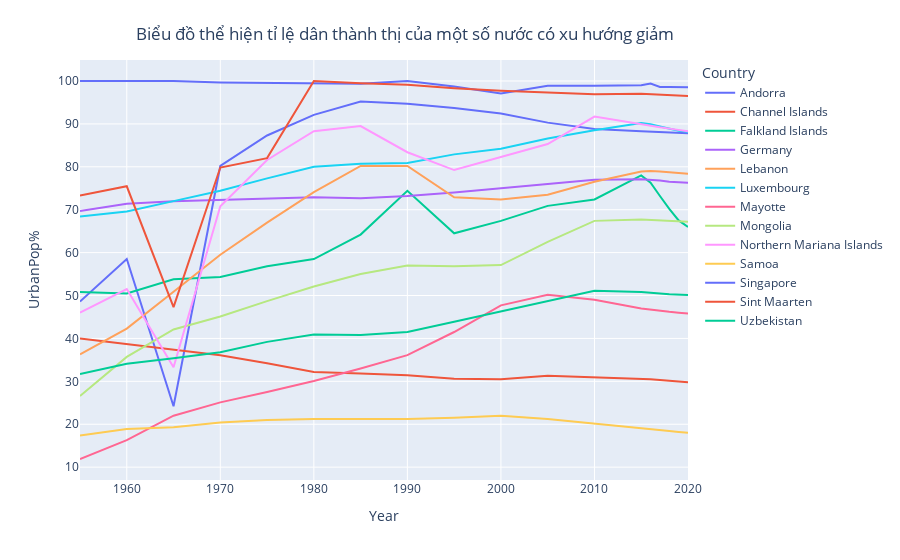

The notebook cell saved with this chart:
### Markdown cell above
### **Có nước nào có tỉ lệ dân thành thị giảm gần đây không? Giải thích vì sao.**

Trong cuộc đua phát triển quốc gia, công nghiệp hoá, hiện đại hoá đất nước. Có lẽ như việc gia tăng tỉ lệ dân thành thị là rất khó tránh khỏi. Đây là điều mà bất cứ quốc gia nào cũng quan tâm khi mà tỉ lệ dân thành thị tăng sẽ kéo theo nhiều vấn đề nhức nhối không chỉ cho thành phố mà còn cả những vùng ngoại ô. Giảm tỉ lệ dân thành thị là điều đáng để quan tâm lúc này.

Ta lấy 3 năm 2018, 2019, 2020 để kiểm tra sự giảm tỉ lệ này.

### Code cell
df_city=df[df['Year'].isin([2018,2019,2020])]
city_urban_desc=[]

for i in df_city['Country'].unique():
    df_=df_city[df_city['Country']==i]
    df_=df_.sort_values(by=['UrbanPop%','Year'],ascending=True)
    if (False not in list(df_['Year']==[2020,2019,2018])) :
        city_urban_desc.append(i)

fig = px.line(df[df['Country'].isin(city_urban_desc)], x="Year", y="UrbanPop%", color='Country')
fig.update_layout(
    title={
        'text': "Biểu đồ thể hiện tỉ lệ dân thành thị của một số nước có xu hướng giảm",
        'y':0.95,
        'x':0.45,
        'xanchor': 'center',
        'yanchor': 'top'})

fig.write_html(f"./3 visualization/6 {fig['layout']['title']['text']}.html")
fig.show()

### Figure 1 — Plotly figure (JSON) as saved in the notebook; plotly's stock layout.template omitted (floating-point values rounded to 4 significant figures)
{"data": [{"hovertemplate": "Country=Andorra<br>Year=%{x}<br>UrbanPop%=%{y}<extra></extra>", "legendgroup": "Andorra", "line": {"color": "#636efa", "dash": "solid"}, "marker": {"symbol": "circle"}, "mode": "lines", "name": "Andorra", "orientation": "v", "showlegend": true, "type": "scatter", "x": [1955, 1960, 1965, 1970, 1975, 1980, 1985, 1990, 1995, 2000, 2005, 2010, 2015, 2016, 2017, 2018, 2019, 2020], "xaxis": "x", "y": [48.6, 58.5, 24.2, 80.2, 87.3, 92.1, 95.2, 94.7, 93.7, 92.4, 90.3, 88.8, 88.3, 88.2, 88.1, 88, 87.9, 87.8], "yaxis": "y"}, {"hovertemplate": "Country=Channel Islands<br>Year=%{x}<br>UrbanPop%=%{y}<extra></extra>", "legendgroup": "Channel Islands", "line": {"color": "#EF553B", "dash": "solid"}, "marker": {"symbol": "circle"}, "mode": "lines", "name": "Channel Islands", "orientation": "v", "showlegend": true, "type": "scatter", "x": [1955, 1960, 1965, 1970, 1975, 1980, 1985, 1990, 1995, 2000, 2005, 2010, 2015, 2016, 2017, 2018, 2019, 2020], "xaxis": "x", "y": [40, 38.7, 37.4, 36.1, 34.2, 32.2, 31.8, 31.4, 30.6, 30.5, 31.3, 31, 30.7, 30.5, 30.3, 30.1, 30, 29.8], "yaxis": "y"}, {"hovertemplate": "Country=Falkland Islands<br>Year=%{x}<br>UrbanPop%=%{y}<extra></extra>", "legendgroup": "Falkland Islands", "line": {"color": "#00cc96", "dash": "solid"}, "marker": {"symbol": "circle"}, "mode": "lines", "name": "Falkland Islands", "orientation": "v", "showlegend": true, "type": "scatter", "x": [1955, 1960, 1965, 1970, 1975, 1980, 1985, 1990, 1995, 2000, 2005, 2010, 2015, 2016, 2017, 2018, 2019, 2020], "xaxis": "x", "y": [50.8, 50.5, 53.8, 54.3, 56.8, 58.5, 64.2, 74.4, 64.5, 67.4, 70.9, 72.4, 78, 76.3, 73.2, 70.2, 67.5, 66], "yaxis": "y"}, {"hovertemplate": "Country=Germany<br>Year=%{x}<br>UrbanPop%=%{y}<extra></extra>", "legendgroup": "Germany", "line": {"color": "#ab63fa", "dash": "solid"}, "marker": {"symbol": "circle"}, "mode": "lines", "name": "Germany", "orientation": "v", "showlegend": true, "type": "scatter", "x": [1955, 1960, 1965, 1970, 1975, 1980, 1985, 1990, 1995, 2000, 2005, 2010, 2015, 2016, 2017, 2018, 2019, 2020], "xaxis": "x", "y": [69.7, 71.4, 72, 72.3, 72.6, 72.9, 72.7, 73.2, 74, 75, 76, 77, 77.1, 77, 76.8, 76.5, 76.4, 76.3], "yaxis": "y"}, {"hovertemplate": "Country=Lebanon<br>Year=%{x}<br>UrbanPop%=%{y}<extra></extra>", "legendgroup": "Lebanon", "line": {"color": "#FFA15A", "dash": "solid"}, "marker": {"symbol": "circle"}, "mode": "lines", "name": "Lebanon", "orientation": "v", "showlegend": true, "type": "scatter", "x": [1955, 1960, 1965, 1970, 1975, 1980, 1985, 1990, 1995, 2000, 2005, 2010, 2015, 2016, 2017, 2018, 2019, 2020], "xaxis": "x", "y": [36.3, 42.3, 50.9, 59.5, 67, 74.1, 80.2, 80.2, 72.9, 72.4, 73.5, 76.5, 78.9, 79, 78.9, 78.7, 78.5, 78.4], "yaxis": "y"}, {"hovertemplate": "Country=Luxembourg<br>Year=%{x}<br>UrbanPop%=%{y}<extra></extra>", "legendgroup": "Luxembourg", "line": {"color": "#19d3f3", "dash": "solid"}, "marker": {"symbol": "circle"}, "mode": "lines", "name": "Luxembourg", "orientation": "v", "showlegend": true, "type": "scatter", "x": [1955, 1960, 1965, 1970, 1975, 1980, 1985, 1990, 1995, 2000, 2005, 2010, 2015, 2016, 2017, 2018, 2019, 2020], "xaxis": "x", "y": [68.4, 69.6, 72, 74.4, 77.3, 80, 80.7, 80.9, 82.9, 84.2, 86.6, 88.5, 90.2, 89.9, 89.4, 88.9, 88.4, 88.2], "yaxis": "y"}, {"hovertemplate": "Country=Mayotte<br>Year=%{x}<br>UrbanPop%=%{y}<extra></extra>", "legendgroup": "Mayotte", "line": {"color": "#FF6692", "dash": "solid"}, "marker": {"symbol": "circle"}, "mode": "lines", "name": "Mayotte", "orientation": "v", "showlegend": true, "type": "scatter", "x": [1955, 1960, 1965, 1970, 1975, 1980, 1985, 1990, 1995, 2000, 2005, 2010, 2015, 2016, 2017, 2018, 2019, 2020], "xaxis": "x", "y": [11.9, 16.3, 22, 25.1, 27.5, 30.1, 33, 36.1, 41.5, 47.7, 50.2, 49, 47, 46.7, 46.4, 46.2, 46, 45.8], "yaxis": "y"}, {"hovertemplate": "Country=Mongolia<br>Year=%{x}<br>UrbanPop%=%{y}<extra></extra>", "legendgroup": "Mongolia", "line": {"color": "#B6E880", "dash": "solid"}, "marker": {"symbol": "circle"}, "mode": "lines", "name": "Mongolia", "orientation": "v", "showlegend": true, "type": "scatter", "x": [1955, 1960, 1965, 1970, 1975, 1980, 1985, 1990, 1995, 2000, 2005, 2010, 2015, 2016, 2017, 2018, 2019, 2020], "xaxis": "x", "y": [26.6, 35.7, 42.1, 45.1, 48.7, 52.1, 55, 57, 56.8, 57.1, 62.5, 67.4, 67.7, 67.6, 67.5, 67.4, 67.3, 67.2], "yaxis": "y"}, {"hovertemplate": "Country=Northern Mariana Islands<br>Year=%{x}<br>UrbanPop%=%{y}<extra></extra>", "legendgroup": "Northern Mariana Islands", "line": {"color": "#FF97FF", "dash": "solid"}, "marker": {"symbol": "circle"}, "mode": "lines", "name": "Northern Mariana Islands", "orientation": "v", "showlegend": true, "type": "scatter", "x": [1955, 1960, 1965, 1970, 1975, 1980, 1985, 1990, 1995, 2000, 2005, 2010, 2015, 2016, 2017, 2018, 2019, 2020], "xaxis": "x", "y": [46, 51.5, 33.3, 70.8, 81.6, 88.3, 89.5, 83.4, 79.24, 82.28, 85.31, 91.7, 89.8, 89.5, 89.2, 88.9, 88.6, 88.3], "yaxis": "y"}, {"hovertemplate": "Country=Samoa<br>Year=%{x}<br>UrbanPop%=%{y}<extra></extra>", "legendgroup": "Samoa", "line": {"color": "#FECB52", "dash": "solid"}, "marker": {"symbol": "circle"}, "mode": "lines", "name": "Samoa", "orientation": "v", "showlegend": true, "type": "scatter", "x": [1955, 1960, 1965, 1970, 1975, 1980, 1985, 1990, 1995, 2000, 2005, 2010, 2015, 2016, 2017, 2018, 2019, 2020], "xaxis": "x", "y": [17.4, 18.9, 19.3, 20.4, 21, 21.2, 21.2, 21.2, 21.5, 22, 21.2, 20.1, 18.9, 18.7, 18.6, 18.4, 18.2, 18], "yaxis": "y"}, {"hovertemplate": "Country=Singapore<br>Year=%{x}<br>UrbanPop%=%{y}<extra></extra>", "legendgroup": "Singapore", "line": {"color": "#636efa", "dash": "solid"}, "marker": {"symbol": "circle"}, "mode": "lines", "name": "Singapore", "orientation": "v", "showlegend": true, "type": "scatter", "x": [1955, 1960, 1965, 1970, 1975, 1980, 1985, 1990, 1995, 2000, 2005, 2010, 2015, 2016, 2017, 2018, 2019, 2020], "xaxis": "x", "y": [100, 100, 100, 99.67, 99.56, 99.44, 99.33, 100, 98.7, 97.1, 98.89, 98.9, 99, 99.4, 98.63, 98.6, 98.58, 98.56], "yaxis": "y"}, {"hovertemplate": "Country=Sint Maarten<br>Year=%{x}<br>UrbanPop%=%{y}<extra></extra>", "legendgroup": "Sint Maarten", "line": {"color": "#EF553B", "dash": "solid"}, "marker": {"symbol": "circle"}, "mode": "lines", "name": "Sint Maarten", "orientation": "v", "showlegend": true, "type": "scatter", "x": [1955, 1960, 1965, 1970, 1975, 1980, 1985, 1990, 1995, 2000, 2005, 2010, 2015, 2016, 2017, 2018, 2019, 2020], "xaxis": "x", "y": [73.28, 75.47, 47.3, 79.84, 82.02, 100, 99.5, 99.1, 98.3, 97.7, 97.3, 96.9, 97, 96.9, 96.8, 96.7, 96.6, 96.5], "yaxis": "y"}, {"hovertemplate": "Country=Uzbekistan<br>Year=%{x}<br>UrbanPop%=%{y}<extra></extra>", "legendgroup": "Uzbekistan", "line": {"color": "#00cc96", "dash": "solid"}, "marker": {"symbol": "circle"}, "mode": "lines", "name": "Uzbekistan", "orientation": "v", "showlegend": true, "type": "scatter", "x": [1955, 1960, 1965, 1970, 1975, 1980, 1985, 1990, 1995, 2000, 2005, 2010, 2015, 2016, 2017, 2018, 2019, 2020], "xaxis": "x", "y": [31.7, 34.1, 35.4, 36.8, 39.2, 40.9, 40.8, 41.5, 43.9, 46.3, 48.7, 51.1, 50.8, 50.7, 50.5, 50.3, 50.2, 50.1], "yaxis": "y"}], "layout": {"legend": {"title": {"text": "Country"}, "tracegroupgap": 0}, "margin": {"t": 60}, "title": {"text": "Biểu đồ thể hiện tỉ lệ dân thành thị của một số nước có xu hướng giảm", "x": 0.45, "xanchor": "center", "y": 0.95, "yanchor": "top"}, "xaxis": {"anchor": "y", "domain": [0, 1], "title": {"text": "Year"}}, "yaxis": {"anchor": "x", "domain": [0, 1], "title": {"text": "UrbanPop%"}}}}
